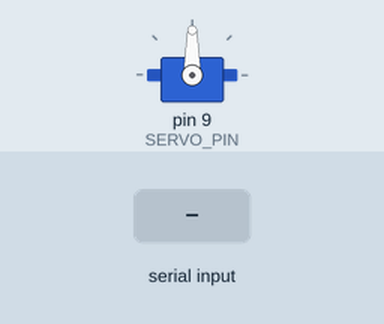
This sketch was run on a simulated Arduino Uno, built with avr-gcc and run on an emulated ATmega328P. On the bench: servo. The inputs (shaded band) are chosen by the test bench.

Above: at 1.2 s.
1.3 s: "30,150\n" received over Serial
At 2.4 s:
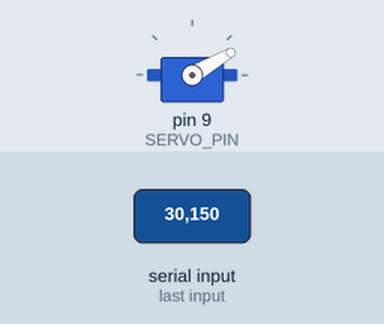
2.8 s: "5\n" received over Serial
At 3.4 s:
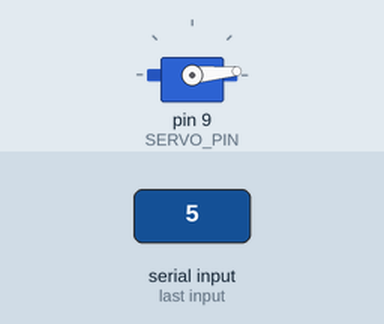
4.3 s: "200\n" received over Serial
At 4.6 s:
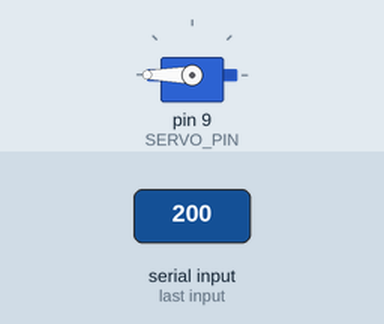
5.8 s: "90,45\n" received over Serial
At 7.0 s:
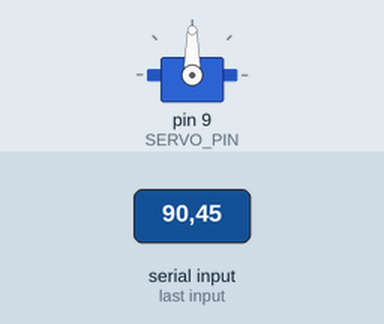
Timing chart, 0 to 8.3 s (numbered marks = the images above; inputs shaded):
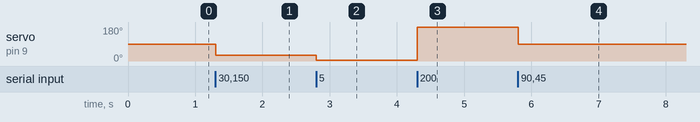

Measured:
- after the input at 1.3 s, servo on pin 9 (SERVO_PIN): 90° → 30° at once
- after the input at 2.8 s, servo on pin 9 (SERVO_PIN): 30° → 5° at once
- after the input at 4.3 s, servo on pin 9 (SERVO_PIN): 5° → 180° at once
- after the input at 5.8 s, servo on pin 9 (SERVO_PIN): 180° → 90° at once

The sketch:

sketch_jul21a.ino
```cpp
#include <Servo.h>

Servo penServo;

const int SERVO_PIN = 9;
const int MIN_ANGLE = 0;
const int MAX_ANGLE = 180;

String inputBuffer = "";

void setup() {
  Serial.begin(9600);
  penServo.attach(SERVO_PIN);
  penServo.write(90);
}

void loop() {
  while (Serial.available() > 0) {
    char c = Serial.read();

    if (c == '\n') {
      int angle = inputBuffer.toInt();
      angle = constrain(angle, MIN_ANGLE, MAX_ANGLE);
      penServo.write(angle);
      inputBuffer = "";
    } else {
      inputBuffer += c;
    }
  }
}
```
